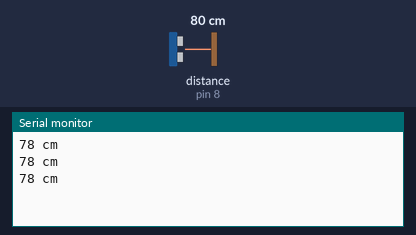
Bench run of a sketch on a simulated Arduino Uno, built with avr-gcc and run on an emulated ATmega328P. Shown: the last lines printed to the serial monitor. Wiring (inferred from the names in the program): ultrasonic range finder: trigger pin 9; echo pin 8. The inputs (shaded band) are chosen by the test bench; at power-on: distance to the obstacle (sensor on pin 8) 80 cm. The echo pulse lasts 58.3 µs per cm.

Above: at 1.3 s.
1.4 s: distance to the obstacle (sensor on pin 8) set to 2 cm
At 1.9 s:
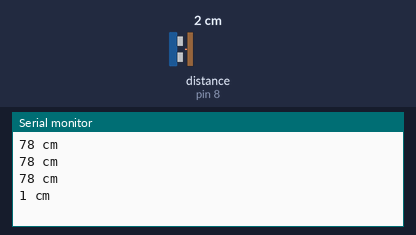
2.9 s: distance to the obstacle (sensor on pin 8) set to 4 cm
At 3.4 s:
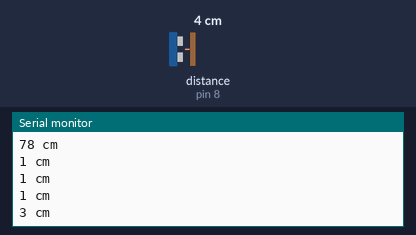
Timing chart, 0 to 5.9 s (numbered marks = the images above; inputs shaded):
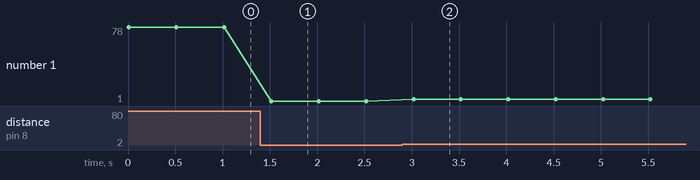

Measured:
- after the input at 1.4 s, the serial monitor: prints a new line after 0.12 s (image 1)
- after the input at 2.9 s, the serial monitor: prints a new line after 0.12 s (image 2)
- plotted number 1: 78 → 1 after the input at 1.4 s, 1 → 3 after the input at 2.9 s

The sketch:

HC-SR04P.ino
```cpp
/**
HC-SR04P Example
Description: Calculate the distance from the object using an ultrasonic sensor.

Author: Yeseong Kang (kkds002@yonsei.ac.kr)
Date Created: 2024-11-07
Last Updated: 2024-11-07

**/

#define TRIG 9 // Output
#define ECHO 8 // Input

void setup() {
  Serial.begin(9600);

  pinMode(TRIG, OUTPUT);
  pinMode(ECHO, INPUT);
}

void loop() {
  long duration, dist;

  digitalWrite(TRIG, LOW); // TRIG init
  delayMicroseconds(2);
  digitalWrite(TRIG, HIGH);
  delayMicroseconds(10);
  digitalWrite(TRIG, LOW);

  duration = pulseIn(ECHO, HIGH);
  dist = (340*duration/10000)/2; // 초음파의 속도 340m/s * 왕복에 걸린 시간/ cm 단위로 변환(10000) / 편도로 변환(2)

  Serial.print(dist);
  Serial.println(" cm");

  delay(500);
}
```
